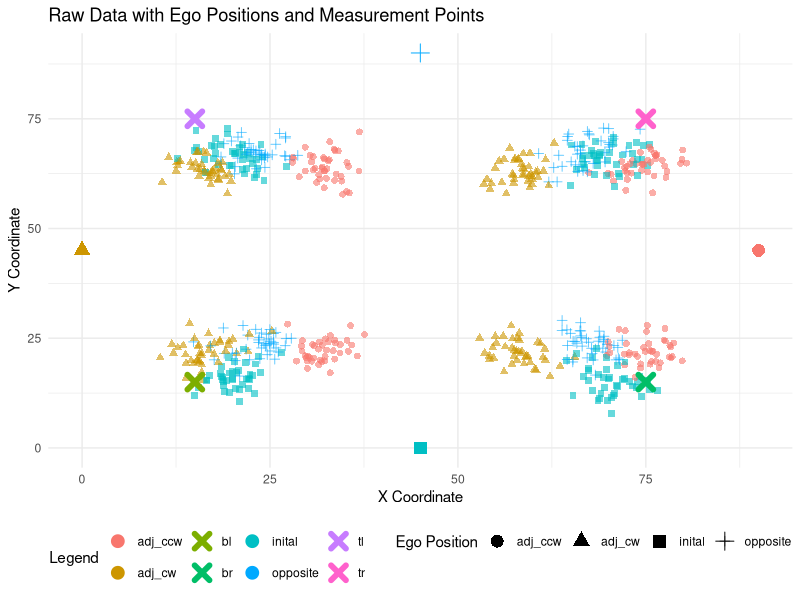
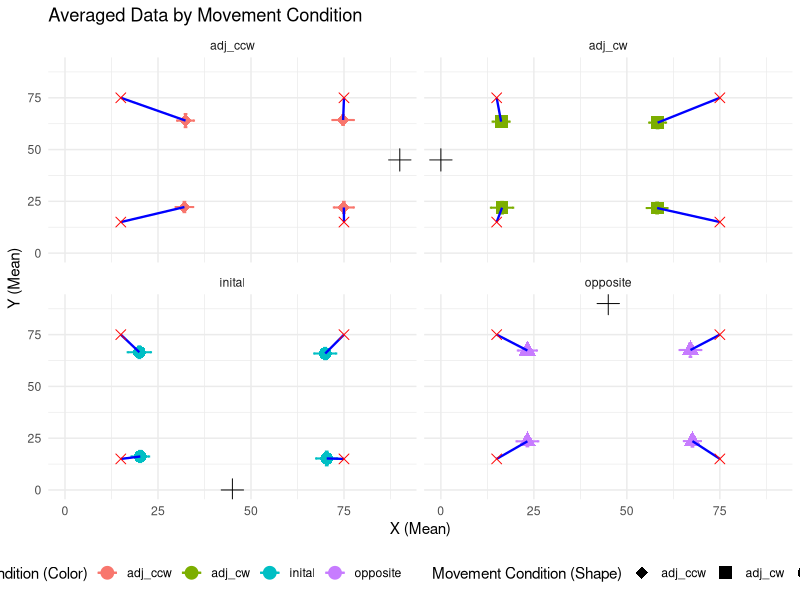
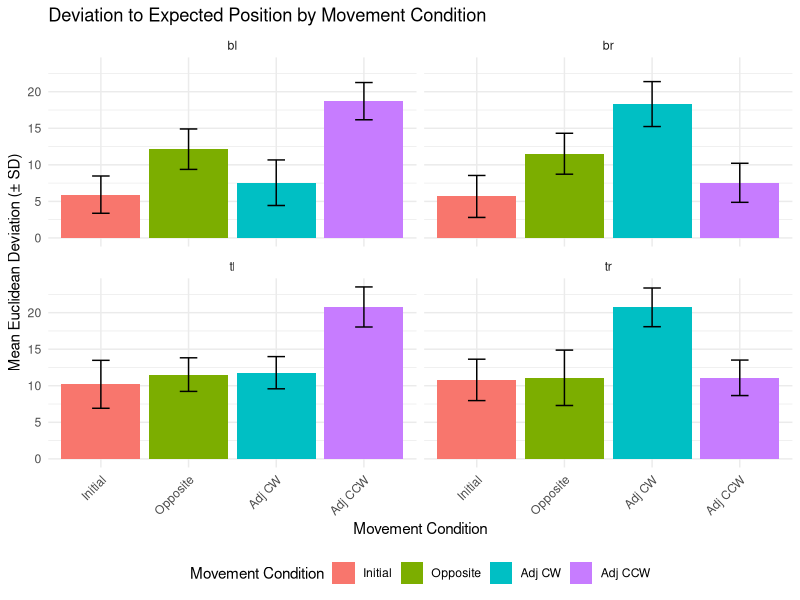
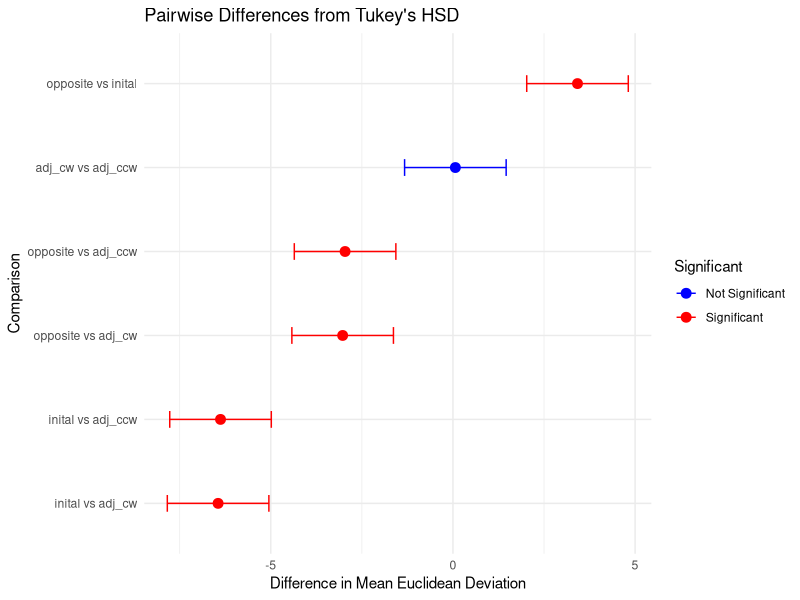
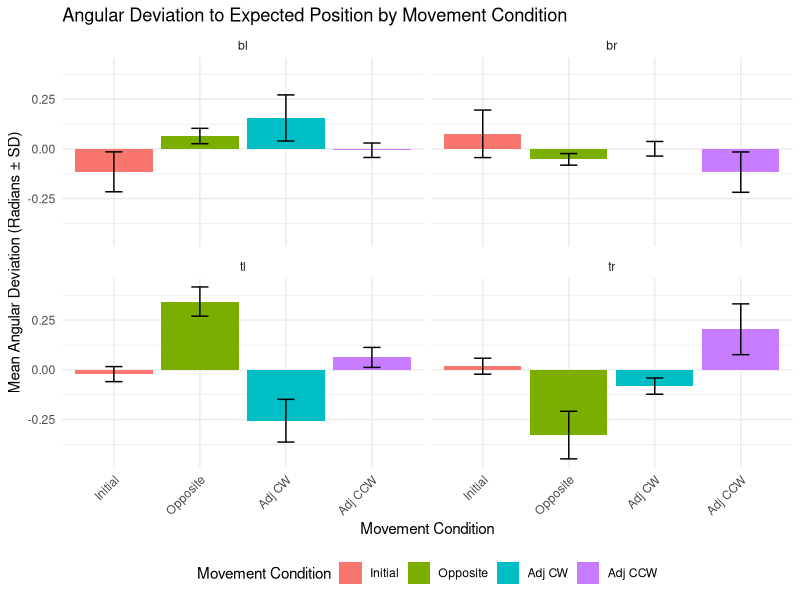
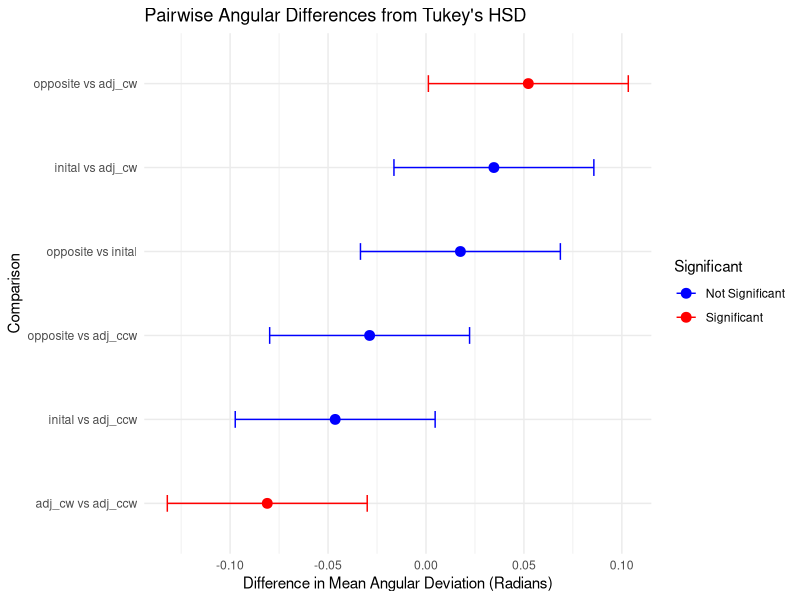
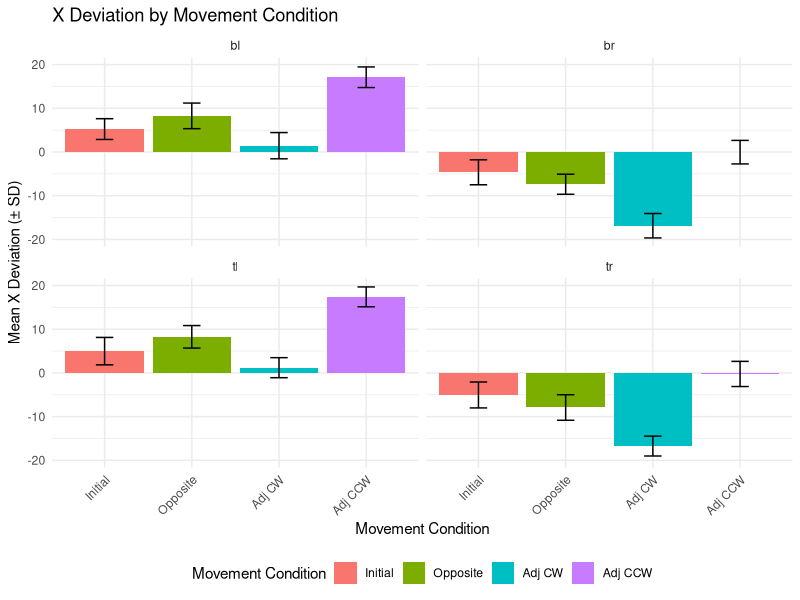
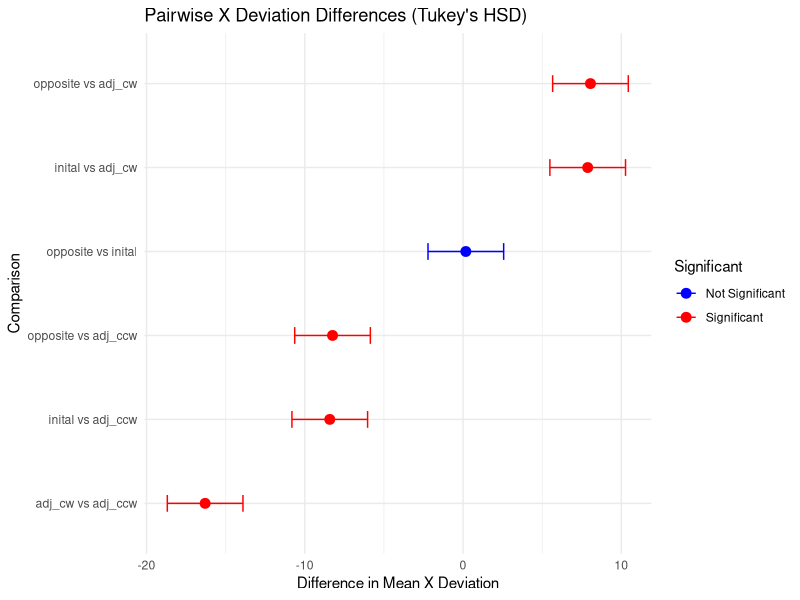

Source code (R) for these figures, in order:
# ---------------- Data Generation Setup ------------
# Purpose: This script generates simulated data for experiments evaluating positional deviations in response to different movement conditions.

## ---------------- Library Importing ---------------
# Load essential libraries for data manipulation, visualization, and statistics
library(ggplot2)       # For creating plots
library(gridExtra)     # For arranging multiple plots
library(dplyr)         # For data manipulation
library(tidyr)         # For reshaping data structures

## ---------------- Parameters ---------------
set.seed(123)
# Define experiment parameters
numOfPeople <- 10      # Number of participants
numOfRepeats <- 4      # Number of repetitions for each point
noise_sd <- 2.5        # Standard deviation for random noise added to the data

# Define bias strengths for various movement conditions
# These parameters determine how positions are distorted based on biases:
old_ego_bias_strength_inital <- 0.1
old_ego_bias_strength_opposite <- 0.1
old_ego_bias_strength_adj_cw <- 0.05
old_ego_bias_strength_adj_ccw <- 0.05

new_ego_bias_strength_opposite <- 0.1
new_ego_bias_strength_adj_cw <- 0.2
new_ego_bias_strength_adj_ccw <- 0.2

allo_bias_strength_inital <- 0.05
allo_bias_strength_opposite <- 0.2
allo_bias_strength_adj_cw <- 0.1
allo_bias_strength_adj_ccw <- 0.1

# Define the table's dimensions (90x90 cm) and ego positions around it
# Positions are centered at (0, 0), with predefined movement conditions
ego_positions_around_table <- list(
  inital = c(45, 0),
  opposite = c(45, 90),
  adj_ccw = c(90, 45),
  adj_cw = c(0, 45)
)

# Define the coordinates of points to be measured relative to the table's center
pointsToMeasure <- list(
  bl = c(-30, -30),  # Bottom-left
  br = c(30, -30),   # Bottom-right
  tl = c(-30, 30),   # Top-left
  tr = c(30, 30)     # Top-right
)

## ---------------- Data Generation ------------
# Initialize an empty data frame for storing results
df <- data.frame(
  Person = integer(),
  PointName = character(),
  moveCondition = character(),
  Repeat = integer(),
  X = numeric(),
  Y = numeric(),
  responseTime = numeric(), # Simulated response time
  timeToMove = numeric()     # Time taken to move between conditions
)

# Nested loops generate data for each participant, movement condition, and point
for (person in 1:numOfPeople) {
  for (movementCondition in names(ego_positions_around_table)) {
    # Set initial ego position and biases for each condition
    initalEgoPos <- ego_positions_around_table[["inital"]]
    finalEgoPos <- initalEgoPos
    old_ego_bias_strength <- 0.0
    new_ego_bias_factor <- 0.0
    allocentric_bias_factor <- 0.0
    responseTime <- rnorm(1, 2.5, 2)  # Simulate response time with normal distribution
    timeToMove <- 5                  # Default time to move
    
    # Adjust parameters based on movement condition
    if (movementCondition == "opposite") {
      finalEgoPos <- ego_positions_around_table[["opposite"]]
      old_ego_bias_strength <- old_ego_bias_strength_opposite
      new_ego_bias_factor <- new_ego_bias_strength_opposite
      allocentric_bias_factor <- allo_bias_strength_opposite
      timeToMove <- timeToMove + abs(rnorm(1, mean = 0, sd = 1))
    } else if (movementCondition == "adj_ccw") {
      finalEgoPos <- ego_positions_around_table[["adj_ccw"]]
      old_ego_bias_strength <- old_ego_bias_strength_adj_ccw
      new_ego_bias_factor <- new_ego_bias_strength_adj_ccw
      allocentric_bias_factor <- allo_bias_strength_adj_ccw
      timeToMove <- timeToMove + abs(rnorm(1, mean = 0, sd = 0.5))
    } else if (movementCondition == "adj_cw") {
      finalEgoPos <- ego_positions_around_table[["adj_cw"]]
      old_ego_bias_strength <- old_ego_bias_strength_adj_cw
      new_ego_bias_factor <- new_ego_bias_strength_adj_cw
      allocentric_bias_factor <- allo_bias_strength_adj_cw
      timeToMove <- timeToMove + abs(rnorm(1, mean = 0, sd = 0.5))
    } else { # inital
      old_ego_bias_strength <- old_ego_bias_strength_inital
      allocentric_bias_factor <- allo_bias_strength_inital
    }
    
    # Generate data for each point and repeat the measurement
    for (point_name in names(pointsToMeasure)) {
      for (i in 1:numOfRepeats) {
        # Calculate actual point coordinates with adjustments for center
        point_coords <- pointsToMeasure[[point_name]] + c(45, 45)
        actualPosition <- point_coords
        
        # Add random noise to coordinates
        point_coords[1] <- point_coords[1] + rnorm(1, mean = 0, sd = noise_sd)
        point_coords[2] <- point_coords[2] + rnorm(1, mean = 0, sd = noise_sd)
        
        # Apply biases and distortions
        point_coords <- point_coords + allocentric_bias_factor
        point_coords <- point_coords + old_ego_bias_strength * (initalEgoPos - actualPosition)
        if (movementCondition != "inital") {
          point_coords <- point_coords + new_ego_bias_factor * (finalEgoPos - actualPosition)
        }
        distortion_factor <- abs(rnorm(1, mean = 0.02, sd = 0.05)) * (1 + (timeToMove + responseTime) / 10)
        point_coords <- point_coords + distortion_factor * (c(45, 45) - point_coords)
        
        # Append generated data to the data frame
        df <- rbind(df, data.frame(
          Person = person,
          PointName = point_name,
          moveCondition = movementCondition,
          Repeat = i,
          X = point_coords[1],
          Y = point_coords[2],
          responseTime = responseTime,
          timeToMove = timeToMove
        ))
      }
    }
  }
}

# Rename column for clarity
df <- df %>% rename(movementCondition = moveCondition)

# View the resulting data frame to confirm generation
print(df)

# --------------- Visualization ---------------------
# Prepare data frames for plotting ego positions and measurement points
ego_positions_df <- do.call(rbind, lapply(names(ego_positions_around_table), function(name) {
  data.frame(
    movementCondition = name,
    X = ego_positions_around_table[[name]][1],
    Y = ego_positions_around_table[[name]][2]
  )
}))

points_to_measure_df <- do.call(rbind, lapply(names(pointsToMeasure), function(name) {
  data.frame(
    PointName = name,
    X = pointsToMeasure[[name]][1] + 45,
    Y = pointsToMeasure[[name]][2] + 45
  )
}))
# Define descriptive labels for PointName
point_labels <- c(
  "tl" = "Top Left",
  "tr" = "Top Right",
  "bl" = "Bottom Left",
  "br" = "Bottom Right"
)

# Plot raw data with points and labels
raw_plot <- ggplot(df, aes(x = X, y = Y, color = movementCondition, shape = movementCondition)) +
  # Plot raw data
  geom_point(size = 2, alpha = 0.6) +
  # Plot ego positions with movementCondition
  geom_point(data = ego_positions_df, aes(x = X, y = Y, color = movementCondition, shape = movementCondition), size = 4) +
  # Plot points to measure with color determined by PointName
  geom_point(data = points_to_measure_df, aes(x = X, y = Y, color = PointName), size = 3, stroke = 3, shape = 4) +
  # Customize labels
  labs(
    title = "Raw Data with Ego Positions and Measurement Points",
    x = "X Coordinate",
    y = "Y Coordinate",
    color = "Legend",
    shape = "Ego Position"
  ) +
  # Map descriptive labels to PointName
  theme_minimal() +
  theme(legend.position = "bottom")

# Display the plot
print(raw_plot)

# ---------------- Data reshapping for plotting the averaged data --------------

# Summarize the data by PointName and movementCondition
summary_data <- df %>%
  group_by(PointName, movementCondition) %>%
  summarise(
    X_mean = mean(X),
    Y_mean = mean(Y),
    X_sd = sd(X),
    Y_sd = sd(Y)
  ) %>%
  ungroup()

# Convert ego positions and pointsToMeasure to data frames for plotting
ego_positions_df <- do.call(rbind, lapply(names(ego_positions_around_table), function(name) {
  data.frame(
    movementCondition = name,
    X = ego_positions_around_table[[name]][1],
    Y = ego_positions_around_table[[name]][2]
  )
}))

points_to_measure_df <- do.call(rbind, lapply(names(pointsToMeasure), function(name) {
  data.frame(
    PointName = name,
    X = pointsToMeasure[[name]][1] + 45,  # Adjust for table's center
    Y = pointsToMeasure[[name]][2] + 45
  )
}))

# Add expected positions (measurement points) to summary data
expected_positions <- do.call(rbind, lapply(names(pointsToMeasure), function(name) {
  data.frame(
    PointName = name,
    X_expected = pointsToMeasure[[name]][1] + 45,  # Adjust for table's center
    Y_expected = pointsToMeasure[[name]][2] + 45
  )
}))

# Merge expected positions with summary data
summary_data <- merge(summary_data, expected_positions, by = "PointName")

# Add ego positions to summary data
ego_positions_with_conditions <- ego_positions_df %>%
  rename(Ego_X = X, Ego_Y = Y)  # Rename for clarity

summary_data <- merge(summary_data, ego_positions_with_conditions, by = "movementCondition")



# Define shapes for movementCondition
shape_mapping <- c("inital" = 16,   # Circle
                   "opposite" = 17, # Triangle
                   "adj_ccw" = 18,  # Diamond
                   "adj_cw" = 15)   # Square


# Plot averaged data with error bars, lines, and separate graphs
avg_plot <- ggplot(summary_data, aes(x = X_mean, y = Y_mean, color = movementCondition, shape = movementCondition)) +
  geom_point(size = 4) +  # Averaged points
  geom_errorbar(aes(ymin = Y_mean - Y_sd, ymax = Y_mean + Y_sd), width = 1, size = 0.7) +  # Error bars (Y)
  geom_errorbarh(aes(xmin = X_mean - X_sd, xmax = X_mean + X_sd), height = 1, size = 0.7) +  # Error bars (X)
  geom_segment(aes(x = X_mean, y = Y_mean, xend = X_expected, yend = Y_expected), size = 0.8, linetype = "solid", color = "blue") +  # Line to expected position
  geom_point(data = ego_positions_df, aes(x = X, y = Y), size = 5, color = "black", shape = 3 , color = movementCondition, shape = movementCondition) +  # Ego positions (crosses)
  geom_point(data = points_to_measure_df, aes(x = X, y = Y), size = 3, shape = 4, color = "red") +  # Measurement points (red crosses)
  scale_shape_manual(values = shape_mapping) +
  labs(
    title = "Averaged Data by Movement Condition",
    x = "X (Mean)",
    y = "Y (Mean)",
    color = "Movement Condition (Color)",
    shape = "Movement Condition (Shape)"
  ) +
  facet_wrap(~ movementCondition) +  # Separate graphs for each movement condition
  theme_minimal() +
  theme(legend.position = "bottom")  # Adjust legend position

# Display the plot
print(avg_plot)



# -------------- Analysis -------------------


## -------------- Euclidean Analysis -------------------
df
# Add expected positions to the data frame for reference
df <- df %>%
  left_join(
    points_to_measure_df %>%
      rename(X_expected = X, Y_expected = Y),  # Rename for clarity
    by = c("PointName")
  )

# Compute Euclidean deviation for each data point
df <- df %>%
  mutate(
    Euclidean_Deviation = sqrt((X - X_expected)^2 + (Y - Y_expected)^2)
  )
# Summarize mean and SD of Euclidean deviations by PointName and movementCondition
deviation_summary <- df %>%
  group_by(PointName, movementCondition) %>%
  summarise(
    Mean_Deviation = mean(Euclidean_Deviation),
    SD_Deviation = sd(Euclidean_Deviation),
    .groups = "drop"
  )

# Set the order of movement conditions
deviation_summary <- deviation_summary %>%
  mutate(movementCondition = factor(
    movementCondition,
    levels = c("inital", "opposite", "adj_cw", "adj_ccw"),
    labels = c("Initial", "Opposite", "Adj CW", "Adj CCW")  # Custom labels
  ))



# Bar plot of deviation to expected position with facet_wrap
facet_plot <- ggplot(deviation_summary, aes(x = movementCondition, y = Mean_Deviation, fill = movementCondition)) +
  geom_bar(stat = "identity", position = "dodge") +  # Bar heights represent mean deviations
  geom_errorbar(
    aes(
      ymin = Mean_Deviation - SD_Deviation,  # Lower bound of error
      ymax = Mean_Deviation + SD_Deviation   # Upper bound of error
    ),
    width = 0.2,  # Width of error bar caps
    position = position_dodge(width = 0.9)  # Align with bars
  ) +
  labs(
    title = "Deviation to Expected Position by Movement Condition",
    x = "Movement Condition",
    y = "Mean Euclidean Deviation (± SD)",
    fill = "Movement Condition"
  ) +
  facet_wrap(~ PointName, ncol = 2) +  # Create separate panels for each PointName
  theme_minimal() +
  theme(
    legend.position = "bottom",
    axis.text.x = element_text(angle = 45, hjust = 1)  # Rotate x-axis labels for readability
  )

# Display the plot
print(facet_plot)


# Perform ANOVA on Euclidean deviations
anova_result <- aov(Euclidean_Deviation ~ movementCondition, data = df)
summary(anova_result)




# Pairwise comparisons using Tukey's HSD
tukey_result <- TukeyHSD(anova_result)
print(tukey_result)

# Create a data frame for movementCondition pairs
tukey_df <- as.data.frame(tukey_result$movementCondition) %>%
  mutate(Pair = rownames(tukey_result$movementCondition))

# Prepare data for difference plot
tukey_diff_plot <- tukey_df %>%
  separate(Pair, into = c("Group1", "Group2"), sep = "-") %>%
  mutate(Significant = ifelse(`p adj` < 0.05, "Significant", "Not Significant"))

# Difference plot
diff_plot <- ggplot(tukey_diff_plot, aes(x = diff, y = reorder(paste(Group1, "vs", Group2), diff), color = Significant)) +
  geom_point(size = 3) +
  geom_errorbarh(aes(xmin = lwr, xmax = upr), height = 0.2) +
  scale_color_manual(values = c("Significant" = "red", "Not Significant" = "blue")) +
  labs(
    title = "Pairwise Differences from Tukey's HSD",
    x = "Difference in Mean Euclidean Deviation",
    y = "Comparison"
  ) +
  theme_minimal()

print(diff_plot)




## -------------- Angular Analysis -------------------
# Add ego positions to df
df <- df %>%
  left_join(
    ego_positions_df %>%
      rename(Ego_X = X, Ego_Y = Y),  # Rename columns for clarity
    by = "movementCondition"
  )
df
# Compute angular deviation for each data point
df <- df %>%
  mutate(
    Angle_Actual = atan2(Y - Ego_Y, X - Ego_X),  # Angle of actual position (radians)
    Angle_Expected = atan2(Y_expected - Ego_Y, X_expected - Ego_X),  # Angle of expected position (radians)
    Angular_Deviation = (Angle_Actual - Angle_Expected) %% (2 * pi)  # Angular deviation (wrap to [0, 2π])
  ) %>%
  mutate(
    Angular_Deviation = ifelse(Angular_Deviation > pi, Angular_Deviation - 2 * pi, Angular_Deviation)  # Wrap to [-π, π]
  )



# Summarize mean and SD of angular deviations by PointName and movementCondition
angular_summary <- df %>%
  group_by(PointName, movementCondition) %>%
  summarise(
    Mean_Angular_Deviation = mean(Angular_Deviation),
    SD_Angular_Deviation = sd(Angular_Deviation),
    .groups = "drop"
  )

# Set the order of movement conditions
angular_summary <- angular_summary %>%
  mutate(movementCondition = factor(
    movementCondition,
    levels = c("inital", "opposite", "adj_cw", "adj_ccw"),
    labels = c("Initial", "Opposite", "Adj CW", "Adj CCW")  # Custom labels
  ))



# Bar plot of angular deviation with facet_wrap
angular_facet_plot <- ggplot(angular_summary, aes(x = movementCondition, y = Mean_Angular_Deviation, fill = movementCondition)) +
  geom_bar(stat = "identity", position = "dodge") +  # Bar heights represent mean angular deviations
  geom_errorbar(
    aes(
      ymin = Mean_Angular_Deviation - SD_Angular_Deviation,
      ymax = Mean_Angular_Deviation + SD_Angular_Deviation
    ),
    width = 0.2, position = position_dodge(width = 0.9)
  ) +
  labs(
    title = "Angular Deviation to Expected Position by Movement Condition",
    x = "Movement Condition",
    y = "Mean Angular Deviation (Radians ± SD)",
    fill = "Movement Condition"
  ) +
  facet_wrap(~ PointName, ncol = 2) +  # Create separate panels for each PointName
  theme_minimal() +
  theme(
    legend.position = "bottom",
    axis.text.x = element_text(angle = 45, hjust = 1)
  )

print(angular_facet_plot)




# Perform ANOVA on angular deviations
angular_anova_result <- aov(Angular_Deviation ~ movementCondition, data = df)
summary(angular_anova_result)

# Pairwise comparisons using Tukey's HSD
angular_tukey_result <- TukeyHSD(angular_anova_result)
print(angular_tukey_result)

# Prepare data for pairwise difference plot
angular_tukey_df <- as.data.frame(angular_tukey_result$movementCondition) %>%
  mutate(Pair = rownames(angular_tukey_result$movementCondition)) %>%
  separate(Pair, into = c("Group1", "Group2"), sep = "-") %>%
  mutate(Significant = ifelse(`p adj` < 0.05, "Significant", "Not Significant"))

# Pairwise difference plot
angular_diff_plot <- ggplot(angular_tukey_df, aes(x = diff, y = reorder(paste(Group1, "vs", Group2), diff), color = Significant)) +
  geom_point(size = 3) +
  geom_errorbarh(aes(xmin = lwr, xmax = upr), height = 0.2) +
  scale_color_manual(values = c("Significant" = "red", "Not Significant" = "blue")) +
  labs(
    title = "Pairwise Angular Differences from Tukey's HSD",
    x = "Difference in Mean Angular Deviation (Radians)",
    y = "Comparison"
  ) +
  theme_minimal()

print(angular_diff_plot)





# ---------------------------------

# Compute X and Y deviations
df <- df %>%
  mutate(
    X_Deviation = (X - X_expected),
    Y_Deviation = (Y - Y_expected)
  )
df


# Summarize mean and SD of X and Y deviations
xy_deviation_summary <- df %>%
  group_by(PointName, movementCondition) %>%
  summarise(
    Mean_X_Deviation = mean(X_Deviation),
    SD_X_Deviation = sd(X_Deviation),
    Mean_Y_Deviation = mean(Y_Deviation),
    SD_Y_Deviation = sd(Y_Deviation),
    .groups = "drop"
  )

# Set the order of movement conditions
xy_deviation_summary <- xy_deviation_summary %>%
  mutate(movementCondition = factor(
    movementCondition,
    levels = c("inital", "opposite", "adj_cw", "adj_ccw"),
    labels = c("Initial", "Opposite", "Adj CW", "Adj CCW")  # Custom labels
  ))



# Bar plot for X deviation
x_deviation_plot <- ggplot(xy_deviation_summary, aes(x = movementCondition, y = Mean_X_Deviation, fill = movementCondition)) +
  geom_bar(stat = "identity", position = "dodge") +
  geom_errorbar(
    aes(
      ymin = Mean_X_Deviation - SD_X_Deviation,
      ymax = Mean_X_Deviation + SD_X_Deviation
    ),
    width = 0.2, position = position_dodge(width = 0.9)
  ) +
  labs(
    title = "X Deviation by Movement Condition",
    x = "Movement Condition",
    y = "Mean X Deviation (± SD)",
    fill = "Movement Condition"
  ) +
  facet_wrap(~ PointName, ncol = 2) +
  theme_minimal() +
  theme(
    legend.position = "bottom",
    axis.text.x = element_text(angle = 45, hjust = 1)
  )

print(x_deviation_plot)

# Perform ANOVA on X deviations
anova_x <- aov(X_Deviation ~ movementCondition, data = df)
summary(anova_x)

# Tukey's HSD for X deviations
tukey_x <- TukeyHSD(anova_x)
print(tukey_x)


# Prepare data for pairwise difference plot
tukey_x_df <- as.data.frame(tukey_x$movementCondition) %>%
  mutate(Pair = rownames(tukey_x$movementCondition)) %>%
  separate(Pair, into = c("Group1", "Group2"), sep = "-") %>%
  mutate(Significant = ifelse(`p adj` < 0.05, "Significant", "Not Significant"))

# Pairwise difference plot for X deviations
x_diff_plot <- ggplot(tukey_x_df, aes(x = diff, y = reorder(paste(Group1, "vs", Group2), diff), color = Significant)) +
  geom_point(size = 3) +
  geom_errorbarh(aes(xmin = lwr, xmax = upr), height = 0.2) +
  scale_color_manual(values = c("Significant" = "red", "Not Significant" = "blue")) +
  labs(
    title = "Pairwise X Deviation Differences (Tukey's HSD)",
    x = "Difference in Mean X Deviation",
    y = "Comparison"
  ) +
  theme_minimal()

print(x_diff_plot)






# Bar plot for Y deviation
y_deviation_plot <- ggplot(xy_deviation_summary, aes(x = movementCondition, y = Mean_Y_Deviation, fill = movementCondition)) +
  geom_bar(stat = "identity", position = "dodge") +
  geom_errorbar(
    aes(
      ymin = Mean_Y_Deviation - SD_Y_Deviation,
      ymax = Mean_Y_Deviation + SD_Y_Deviation
    ),
    width = 0.2, position = position_dodge(width = 0.9)
  ) +
  labs(
    title = "Y Deviation by Movement Condition",
    x = "Movement Condition",
    y = "Mean Y Deviation (± SD)",
    fill = "Movement Condition"
  ) +
  facet_wrap(~ PointName, ncol = 2) +
  theme_minimal() +
  theme(
    legend.position = "bottom",
    axis.text.x = element_text(angle = 45, hjust = 1)
  )

print(y_deviation_plot)

# Perform ANOVA on Y deviations
anova_y <- aov(Y_Deviation ~ movementCondition, data = df)
summary(anova_y)

# Tukey's HSD for Y deviations
tukey_y <- TukeyHSD(anova_y)
print(tukey_y)


# Prepare data for pairwise difference plot
tukey_y_df <- as.data.frame(tukey_y$movementCondition) %>%
  mutate(Pair = rownames(tukey_y$movementCondition)) %>%
  separate(Pair, into = c("Group1", "Group2"), sep = "-") %>%
  mutate(Significant = ifelse(`p adj` < 0.05, "Significant", "Not Significant"))

# Pairwise difference plot for Y deviations
y_diff_plot <- ggplot(tukey_y_df, aes(x = diff, y = reorder(paste(Group1, "vs", Group2), diff), color = Significant)) +
  geom_point(size = 3) +
  geom_errorbarh(aes(xmin = lwr, xmax = upr), height = 0.2) +
  scale_color_manual(values = c("Significant" = "red", "Not Significant" = "blue")) +
  labs(
    title = "Pairwise Y Deviation Differences (Tukey's HSD)",
    x = "Difference in Mean Y Deviation",
    y = "Comparison"
  ) +
  theme_minimal()

print(y_diff_plot)




# ----------------------------------

# Assign motion equivalence groups with semantic names
df <- df %>%
  mutate(Motion_Group = case_when(
    # Simple left motion close
    (movementCondition == "inital" & PointName == "bl") |
      (movementCondition == "opposite" & PointName == "tr") |
      (movementCondition == "adj_cw" & PointName == "tl") |
      (movementCondition == "adj_ccw" & PointName == "br") ~ "left_close",
    
    # Complex right motion close
    (movementCondition == "inital" & PointName == "br") |
      (movementCondition == "opposite" & PointName == "tl") |
      (movementCondition == "adj_cw" & PointName == "bl") |
      (movementCondition == "adj_ccw" & PointName == "bl") ~ "right_close",
    
    # Simple left motion far
    (movementCondition == "inital" & PointName == "tl") |
      (movementCondition == "opposite" & PointName == "bl") |
      (movementCondition == "adj_cw" & PointName == "br") |
      (movementCondition == "adj_ccw" & PointName == "tr") ~ "left_far",
    
    # Complex right motion far
    (movementCondition == "inital" & PointName == "tr") |
      (movementCondition == "opposite" & PointName == "br") |
      (movementCondition == "adj_cw" & PointName == "bl") |
      (movementCondition == "adj_ccw" & PointName == "tl") ~ "right_far",
    
    TRUE ~ "Other"  # Exclude non-relevant data
  ))

# Filter only the groups of interest
motion_data <- df %>%
  filter(Motion_Group != "Other")

# Reorder Motion_Group to the specified order
motion_data <- motion_data %>%
  mutate(Motion_Group = factor(Motion_Group, levels = c("left_close", "right_close", "left_far", "right_far")))
motion_data

# Calculate absolute Euclidean deviation from expected position
motion_data <- motion_data %>%
  mutate(Euclidean_Deviation = sqrt(((abs(X) - abs(X_expected))^2 + abs(abs(Y) - abs(Y_expected) )^2)))

# Compute mean absolute Euclidean deviations
mean_deviation_data <- motion_data %>%
  group_by(Motion_Group) %>%
  summarize(Mean_Deviation = mean(Euclidean_Deviation, na.rm = TRUE))


motion_box_plot <- ggplot(motion_data, aes(x = Motion_Group, y = Euclidean_Deviation, fill = Motion_Group)) +
  geom_boxplot(alpha = 0.7, outlier.color = "red") +
  labs(
    title = "Box Plot of Mean Absolute Euclidean Deviations by Motion Group",
    x = "Motion Group",
    y = "Mean Absolute Euclidean Deviation"
  ) +
  theme_minimal() +
  theme(
    axis.text.x = element_text(angle = 45, hjust = 1),
    legend.position = "none"
  )

print(motion_box_plot)


motion_violin_plot <- ggplot(motion_data, aes(x = Motion_Group, y = Euclidean_Deviation, fill = Motion_Group)) +
  geom_violin(trim = FALSE, alpha = 0.7) + # Show full range of data
  geom_boxplot(width = 0.1, alpha = 0.5, color = "black") + # Add a box plot within the violin
  labs(
    title = "Violin Plot of Mean Absolute Euclidean Deviations by Motion Group",
    x = "Motion Group",
    y = "Mean Absolute Euclidean Deviation"
  ) +
  theme_minimal() +
  theme(
    axis.text.x = element_text(angle = 45, hjust = 1),
    legend.position = "none"
  )

print(motion_violin_plot)




# ANOVA for mean absolute Euclidean deviations
anova_motion <- aov(Euclidean_Deviation ~ Motion_Group, data = motion_data)
summary(anova_motion)

# Tukey's HSD for pairwise group comparisons
tukey_motion <- TukeyHSD(anova_motion)
print(tukey_motion)

# Convert Tukey's results into a data frame
tukey_group_df <- as.data.frame(tukey_motion$Motion_Group) %>%
  mutate(Pair = rownames(tukey_motion$Motion_Group)) %>%
  separate(Pair, into = c("Group1", "Group2"), sep = "-") %>%
  mutate(Significant = ifelse(`p adj` < 0.05, "Significant", "Not Significant"))

# Create the pairwise differences plot
pairwise_plot <- ggplot(tukey_group_df, aes(x = diff, y = reorder(paste(Group1, "vs", Group2), diff), color = Significant)) +
  geom_point(size = 3) +
  geom_errorbarh(aes(xmin = lwr, xmax = upr), height = 0.2) +
  scale_color_manual(values = c("Significant" = "red", "Not Significant" = "blue")) +
  labs(
    title = "Pairwise Differences in Mean Absolute Euclidean Deviations",
    x = "Difference in Mean Absolute Euclidean Deviation",
    y = "Group Comparison",
    color = "Significance"
  ) +
  theme_minimal() +
  theme(
    axis.text.y = element_text(size = 10),
    axis.text.x = element_text(size = 10)
  )

print(pairwise_plot)



group_means <- motion_data %>%
  group_by(Motion_Group) %>%
  summarize(
    Mean_Deviation = mean(Euclidean_Deviation, na.rm = TRUE),
    SD_Deviation = sd(Euclidean_Deviation, na.rm = TRUE)
  )
print(group_means)


pairwise_t_test <- pairwise.t.test(
  motion_data$Euclidean_Deviation, 
  motion_data$Motion_Group, 
  p.adjust.method = "bonferroni"
)

print(pairwise_t_test)

